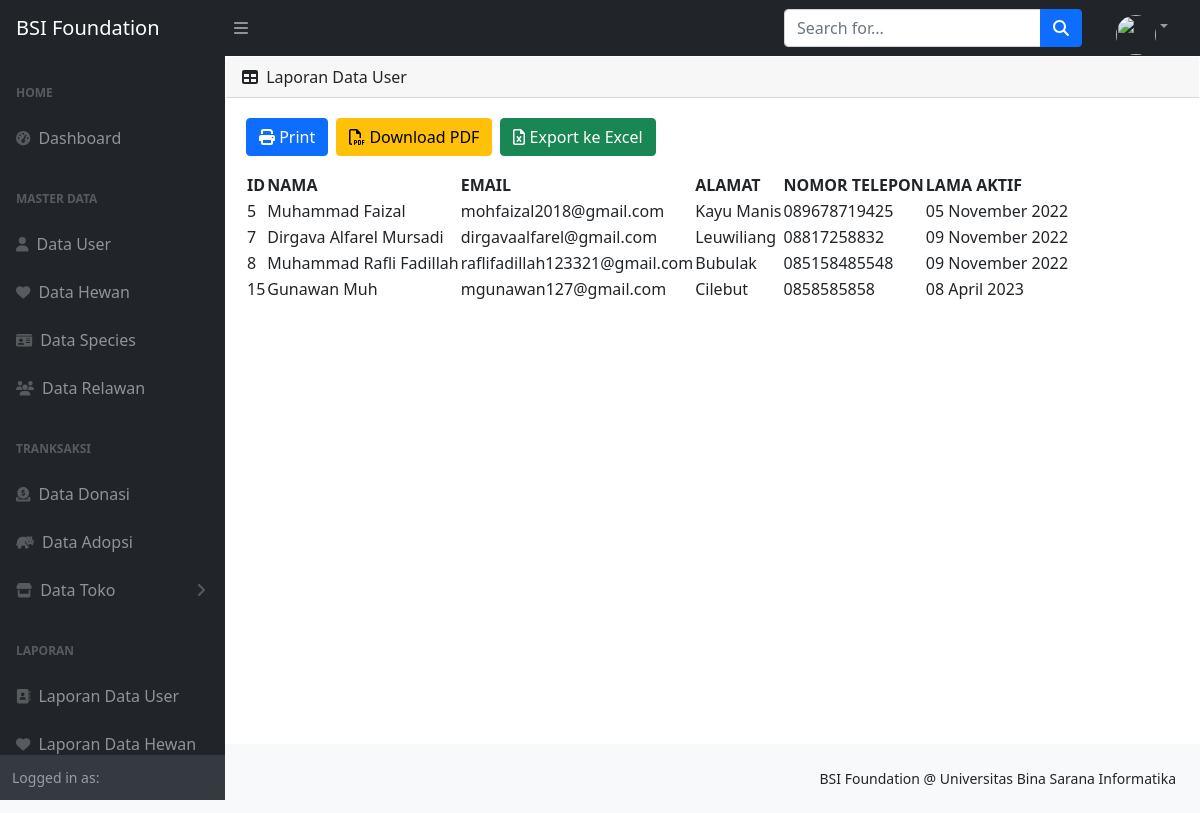
Screenshot of /index.php/laporan/LaporanDataUser with the database file from the repository.
### tables this page shows
CREATE TABLE `user` (
  `id` int(11) NOT NULL,
  `nama` varchar(128) NOT NULL,
  `email` varchar(128) NOT NULL,
  `alamat` varchar(256) NOT NULL,
  `no_telepon` varchar(30) NOT NULL,
  `image` varchar(128) NOT NULL,
  `password` varchar(256) NOT NULL,
  `role_id` int(11) NOT NULL,
  `is_active` int(1) NOT NULL,
  `tanggal_input` int(11) NOT NULL
);

### application/controllers/Laporan.php (called while the page is built, shortened)
<?php
class Laporan extends CI_Controller
{
    public function LaporanDataUser(){
        $data['judul'] = 'Laporan Data User';
        $data['user'] = $this->ModelUser->cekData(['email' => $this->session->userdata('email')])->row_array();
        $data['member'] = $this->ModelUser->cekData(['role_id' => (2)])->result();
        $this->load->view('admin/templates/header', $data);
        $this->load->view('admin/templates/sidebar', $data);
        $this->load->view('admin/templates/topbar', $data);
        $this->load->view('admin/laporan/laporan_data_user', $data);
        $this->load->view('admin/templates/footer', $data);
    }
}

### index.php (called while the page is built, shortened)
<?php
require_once BASEPATH.'core/CodeIgniter.php';

### application/models/ModelUser.php (called while the page is built, shortened)
<?php
class ModelUser extends CI_Model
{
    public function cekData($where = null)
    {
        return $this->db->get_where('user', $where);
    }
}

### application/views/admin/laporan/laporan_data_user.php (the view)
<div id="layoutSidenav_content">
    <main>
        <div class="card mb-4">
                <div class="card-header">
                    <i class="fas fa-table me-1"></i>
                    Laporan Data User
                </div>
                <div class="card-body">
                    <table id="datatablesSimple">
                    <a href="<?= base_url('laporan/print_user'); ?>" class="btn btn-primary me-2 mb-3"><i class="fas fa-print"></i> Print </a>
                    <a href="<?= base_url('laporan/pdf_user'); ?>" class="btn btn-warning me-2 mb-3"><i class="far fa-file-pdf"></i> Download PDF</a>
                    <a href="<?= base_url('laporan/excel_user'); ?>" class="btn btn-success mb-3"><i class="far fa-file-excel"></i> Export ke Excel</a>
                         <thead>
                            <tr>
                                <th>ID</th>
                                <th>NAMA</th>
                                <th>EMAIL</th>
                                <th>ALAMAT</th>
                                <th>NOMOR TELEPON</th>
                                <th>LAMA AKTIF</th>
                            </tr>
                        </thead>
                        <tbody>
                            <?php
                            foreach ($member as $i) : ?>
                            <tr>
                                <td><?php echo $i->id ?></td>
                                <td><?php echo $i->nama ?></td>
                                <td><?php echo $i->email ?></td>
                                <td><?php echo $i->alamat ?></td>
                                <td><?php echo $i->no_telepon ?></td>
                                <td><?php echo date('d F Y', $i->tanggal_input); ?></td>
                            </tr>
                            <?php endforeach; ?>
                        </tbody>
                    </table>
                </div>
        </div>
    </main>
</div>
</div>

### rows the page displays
user: id "5", nama "Muhammad Faizal", email "mohfaizal2018@gmail.com", alamat "Kayu Manis", no_telepon "089678719425", tanggal_input "05 November 2022"
user: id "7", nama "Dirgava Alfarel Mursadi", email "dirgavaalfarel@gmail.com", alamat "Leuwiliang", no_telepon "08817258832", tanggal_input "09 November 2022"
user: id "8", nama "Muhammad Rafli Fadillah", email "raflifadillah123321@gmail.com", alamat "Bubulak", no_telepon "085158485548", tanggal_input "09 November 2022"
user: id "15", nama "Gunawan Muh", email "mgunawan127@gmail.com", alamat "Cilebut", no_telepon "0858585858", tanggal_input "08 April 2023"
